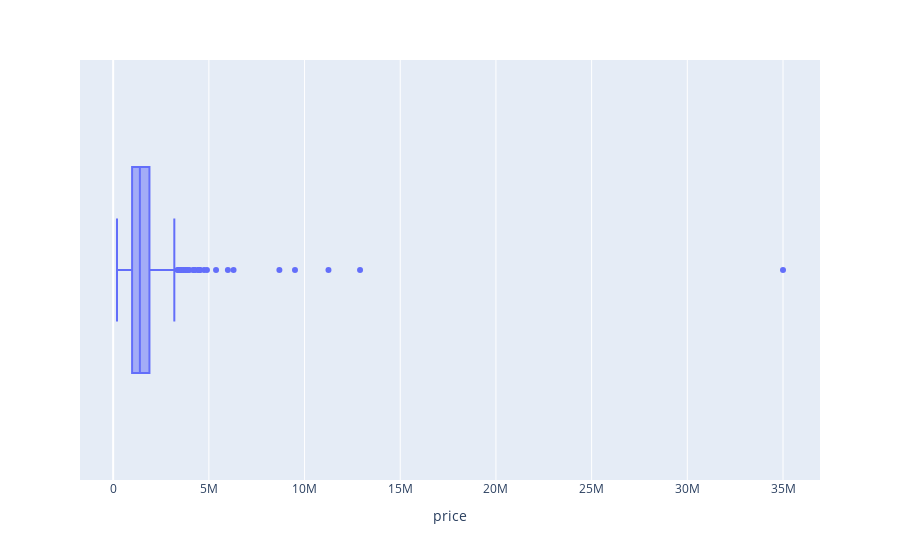

Notebook code for this chart:
### Code cell
#----
# removing outliers
fig = px.box(d_f, x=d_f['price'])
fig.show()
d_f=d_f[np.abs(d_f['price'] - d_f['price'].mean()) <= (2 * d_f['price'].std())]

### Figure 1 — Plotly figure (JSON) as saved in the notebook; plotly's stock layout.template omitted (floating-point values rounded to 4 significant figures; data arrays with more than 128 entries replaced by an {"elided": "..."} marker saying what was removed)
{"data": [{"alignmentgroup": "True", "hovertemplate": "price=%{x}<extra></extra>", "legendgroup": "", "marker": {"color": "#636efa"}, "name": "", "notched": false, "offsetgroup": "", "orientation": "h", "showlegend": false, "type": "box", "x": {"elided": "550 int values"}, "x0": " ", "xaxis": "x", "y0": " ", "yaxis": "y"}], "layout": {"boxmode": "group", "legend": {"tracegroupgap": 0}, "margin": {"t": 60}, "xaxis": {"anchor": "y", "domain": [0, 1], "title": {"text": "price"}}, "yaxis": {"anchor": "x", "domain": [0, 1]}}}
